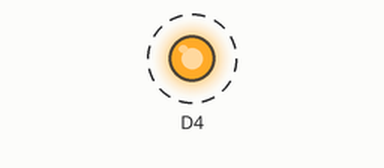
The sketch below on a simulated ESP8266 (NodeMCU). Shown: output pins drawn as LEDs (lit = HIGH). Dashed ring = blinking. What the sketch prints to the serial monitor is not drawn.

Above: at 0.2 s.
Timing chart, 0 to 3.0 s (numbered marks = the images above):
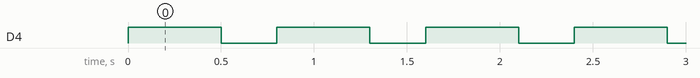

Measured:
- by itself, D4: alternates HIGH for 0.50 s and LOW for 0.30 s

The sketch:

blink.ino
```cpp
#include <Blink.h>

Blink Blink(D4);

void setup(){
  Serial.begin(115200);
  Serial.println("\nBlink Version 1.0 Ha Incheol");
}
void loop(){
  Blink.on(500);
  Blink.off(300);
}
```

Blink.cpp
```cpp
#include "Arduino.h"
#include "Blink.h"

Blink::Blink(int pin)
{
  pinMode(pin, OUTPUT);
  _pin = pin;
}

void Blink::on(int t)
{
  digitalWrite(_pin, HIGH);
  delay(t);

}

void Blink::off(int t)
{

  digitalWrite(_pin, LOW);
  delay(t);
}
```

Blink.h
```cpp
#ifndef Blink_h
#define Blink_h

#include "Arduino.h"

class Blink
{
  public:
    Blink(int pin);
    void on(int t);
    void off(int t);
  private:
    int _pin;
};

#endif
```
